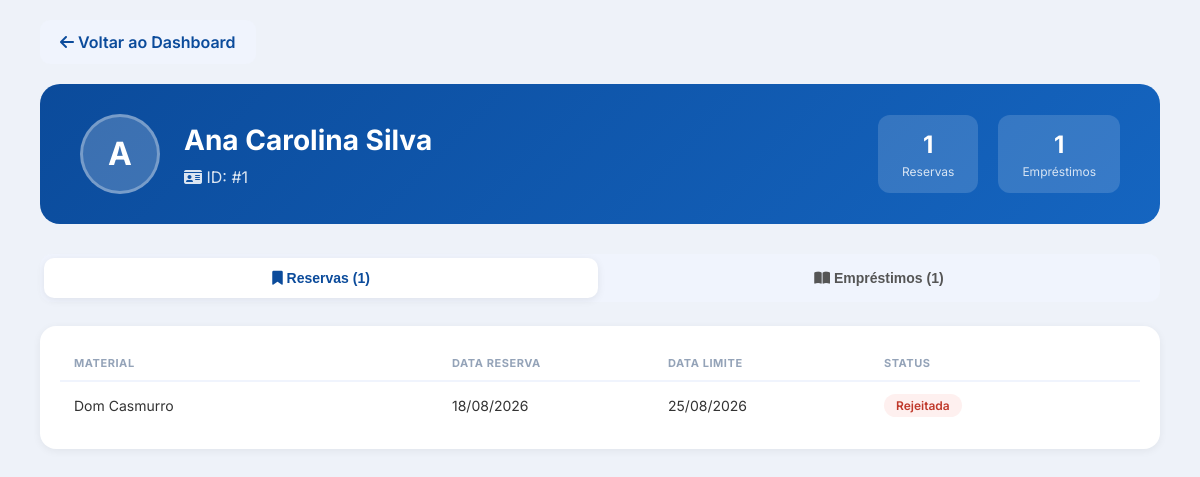
/adm/perfil_aluno.php?id=1 (signed in), run on an earlier commit of the app's database.
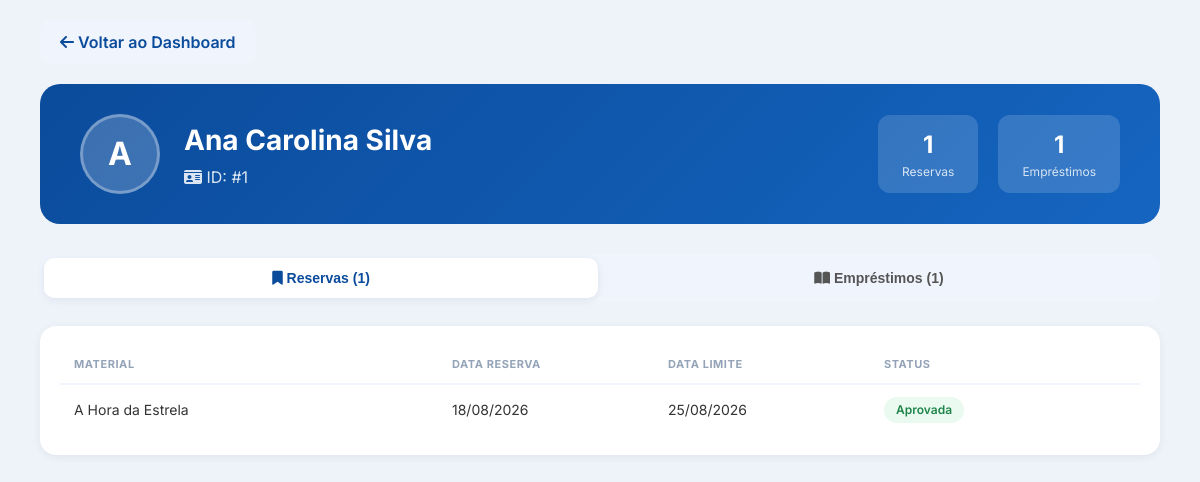
And on a later commit of the database.
### tables this page shows
CREATE TABLE `reservas` (
  `id_reserva` int(11) NOT NULL,
  `id_aluno` bigint(20) UNSIGNED NOT NULL,
  `id_catalogo` int(11) DEFAULT NULL,
  `titulo_item` varchar(255) NOT NULL,
  `data_reserva` datetime DEFAULT current_timestamp(),
  `data_limite` date DEFAULT NULL,
  `status` enum('pendente','aprovada','rejeitada','expirada') DEFAULT 'pendente'
);

### adm/perfil_aluno.php (the view, shortened to what the changed rows need)
<?php
require_once __DIR__ . '/../includes/config.php';
$id_aluno = isset($_GET['id']) ? intval($_GET['id']) : 0;
$db = null;
if (isset($conn)) $db = $conn;
elseif (isset($conexao)) $db = $conexao;
elseif (isset($pdo)) $db = $pdo;
$nome_aluno = 'Aluno';
if ($db instanceof mysqli) {
    $stmt = $db->prepare("SELECT nome_aluno FROM login_aluno WHERE id_aluno = ?");
    $stmt->bind_param('i', $id_aluno);
    $stmt->execute();
    $result = $stmt->get_result();
    if ($row = $result->fetch_assoc()) {
        $nome_aluno = $row['nome_aluno'];
    }
} elseif ($db instanceof PDO) {
    $stmt = $db->prepare("SELECT nome_aluno FROM login_aluno WHERE id_aluno = ?");
    $stmt->execute([$id_aluno]);
    if ($row = $stmt->fetch(PDO::FETCH_ASSOC)) {
        $nome_aluno = $row['nome_aluno'];
    }
}
$reservas = [];
$sql_reservas = "SELECT id_reserva AS id, titulo_item AS material, data_reserva, data_limite, status
                 FROM reservas
                 WHERE id_aluno = ?
                 ORDER BY data_reserva DESC";
if ($db instanceof mysqli) {
    $stmt = $db->prepare($sql_reservas);
    $stmt->bind_param('i', $id_aluno);
    $stmt->execute();
    $result = $stmt->get_result();
    $reservas = $result->fetch_all(MYSQLI_ASSOC);
} elseif ($db instanceof PDO) {
    $stmt = $db->prepare($sql_reservas);
    $stmt->execute([$id_aluno]);
    $reservas = $stmt->fetchAll(PDO::FETCH_ASSOC);
}
?>
<!DOCTYPE html>
<html lang="pt-BR">
<head>
    <link rel="stylesheet" href="https://cdnjs.cloudflare.com/ajax/libs/font-awesome/6.5.0/css/all.min.css">
    <link rel="stylesheet" href="../assets/css/dashboard_adm.css">
    <link rel="stylesheet" href="../assets/css/perfil_aluno.css?v=<?= time() ?>">
</head>
<body>
    <div class="main-content">
        <div class="perfil-header">
            <div class="perfil-info">
                <h1><?= htmlspecialchars($nome_aluno) ?></h1>
            </div>
        </div>
        <div class="tab-content active" id="tab-reservas">
            <?php if (empty($reservas)): ?>
                <div class="empty-state">
                    <h3>Nenhuma reserva</h3>
                    <p>Este aluno não possui reservas ativas.</p>
                </div>
            <?php else: ?>
                <div class="card-section">
                    <div class="table-wrapper">
                        <table class="admin-table">
                            <thead>
                                <tr>
                                    <th>Material</th>
                                    <th>Data Reserva</th>
                                    <th>Data Limite</th>
                                    <th>Status</th>
                                </tr>
                            </thead>
                            <tbody>
                                <?php foreach ($reservas as $r): ?>
                                <tr>
                                    <td><?= htmlspecialchars($r['material']) ?></td>
                                    <td><?= date('d/m/Y', strtotime($r['data_reserva'])) ?></td>
                                    <td><?= date('d/m/Y', strtotime($r['data_limite'])) ?></td>
                                    <td><span class="status-badge status-<?= $r['status'] ?>"><?= ucfirst($r['status']) ?></span></td>
                                </tr>
                                <?php endforeach; ?>
                            </tbody>
                        </table>
                    </div>
                </div>
            <?php endif; ?>
        </div>
    </div>
</body>
</html>

What changed in the data, as far as the page shows it:
no longer on this page (row edited): reservas: titulo_item "Dom Casmurro", data_reserva "18/08/2026", data_limite "25/08/2026", status "Rejeitada"
added reservas: titulo_item "A Hora da Estrela", data_reserva "18/08/2026", data_limite "25/08/2026", status "Aprovada"
